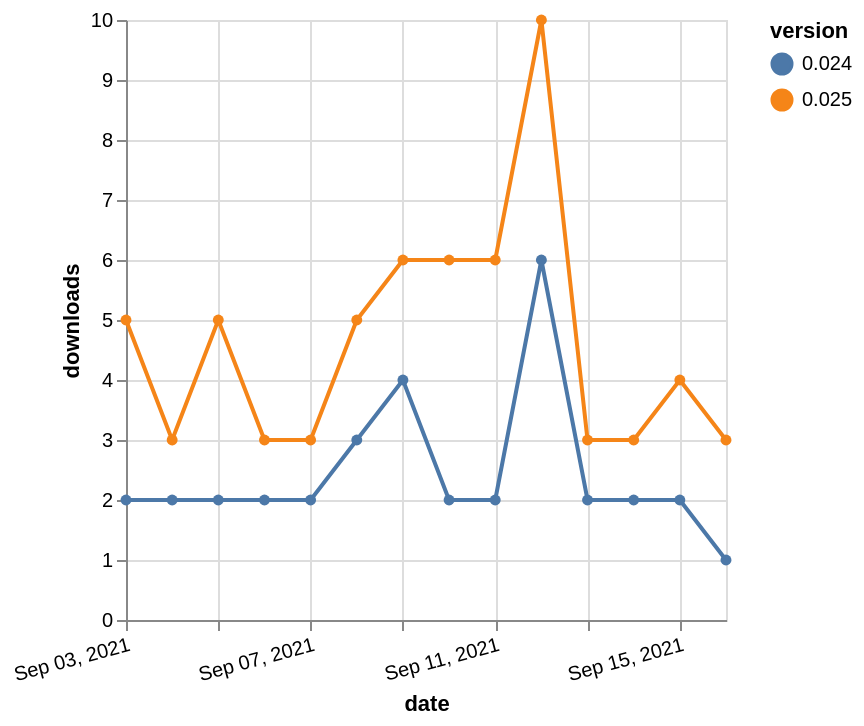

The Vega-Lite source for this figure:
### Vega-Lite specification from a JSON file in a GitHub repository (floating-point values rounded to 4 significant figures)
{"$schema": "https://vega.github.io/schema/vega-lite/v5.json", "description": "A simple bar chart with embedded data.", "data": {"values": [{"date": "2021-09-03", "total": 12210, "delta": 5, "version": "0.025"}, {"date": "2021-09-04", "total": 12213, "delta": 3, "version": "0.025"}, {"date": "2021-09-05", "total": 12218, "delta": 5, "version": "0.025"}, {"date": "2021-09-06", "total": 12221, "delta": 3, "version": "0.025"}, {"date": "2021-09-07", "total": 12224, "delta": 3, "version": "0.025"}, {"date": "2021-09-08", "total": 12229, "delta": 5, "version": "0.025"}, {"date": "2021-09-09", "total": 12235, "delta": 6, "version": "0.025"}, {"date": "2021-09-10", "total": 12241, "delta": 6, "version": "0.025"}, {"date": "2021-09-11", "total": 12247, "delta": 6, "version": "0.025"}, {"date": "2021-09-12", "total": 12257, "delta": 10, "version": "0.025"}, {"date": "2021-09-13", "total": 12260, "delta": 3, "version": "0.025"}, {"date": "2021-09-14", "total": 12263, "delta": 3, "version": "0.025"}, {"date": "2021-09-15", "total": 12267, "delta": 4, "version": "0.025"}, {"date": "2021-09-16", "total": 12270, "delta": 3, "version": "0.025"}, {"date": "2021-09-03", "total": 9014, "delta": 2, "version": "0.024"}, {"date": "2021-09-04", "total": 9016, "delta": 2, "version": "0.024"}, {"date": "2021-09-05", "total": 9018, "delta": 2, "version": "0.024"}, {"date": "2021-09-06", "total": 9020, "delta": 2, "version": "0.024"}, {"date": "2021-09-07", "total": 9022, "delta": 2, "version": "0.024"}, {"date": "2021-09-08", "total": 9025, "delta": 3, "version": "0.024"}, {"date": "2021-09-09", "total": 9029, "delta": 4, "version": "0.024"}, {"date": "2021-09-10", "total": 9031, "delta": 2, "version": "0.024"}, {"date": "2021-09-11", "total": 9033, "delta": 2, "version": "0.024"}, {"date": "2021-09-12", "total": 9039, "delta": 6, "version": "0.024"}, {"date": "2021-09-13", "total": 9041, "delta": 2, "version": "0.024"}, {"date": "2021-09-14", "total": 9043, "delta": 2, "version": "0.024"}, {"date": "2021-09-15", "total": 9045, "delta": 2, "version": "0.024"}, {"date": "2021-09-16", "total": 9046, "delta": 1, "version": "0.024"}]}, "width": "container", "mark": {"type": "line", "point": {"filled": true}}, "encoding": {"x": {"field": "date", "type": "temporal", "timeUnit": "yearmonthdate", "title": "date", "axis": {"labelAngle": -15}}, "y": {"field": "delta", "type": "quantitative", "title": "downloads"}, "color": {"field": "version", "type": "nominal"}, "tooltip": {"field": "delta"}}}
